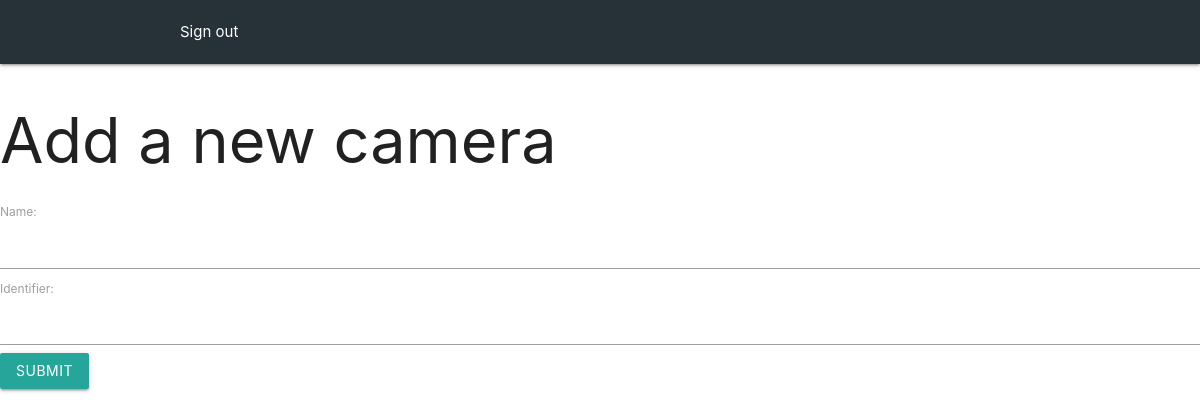
/dashboard/ (signed in), run on an earlier commit of the app's database.
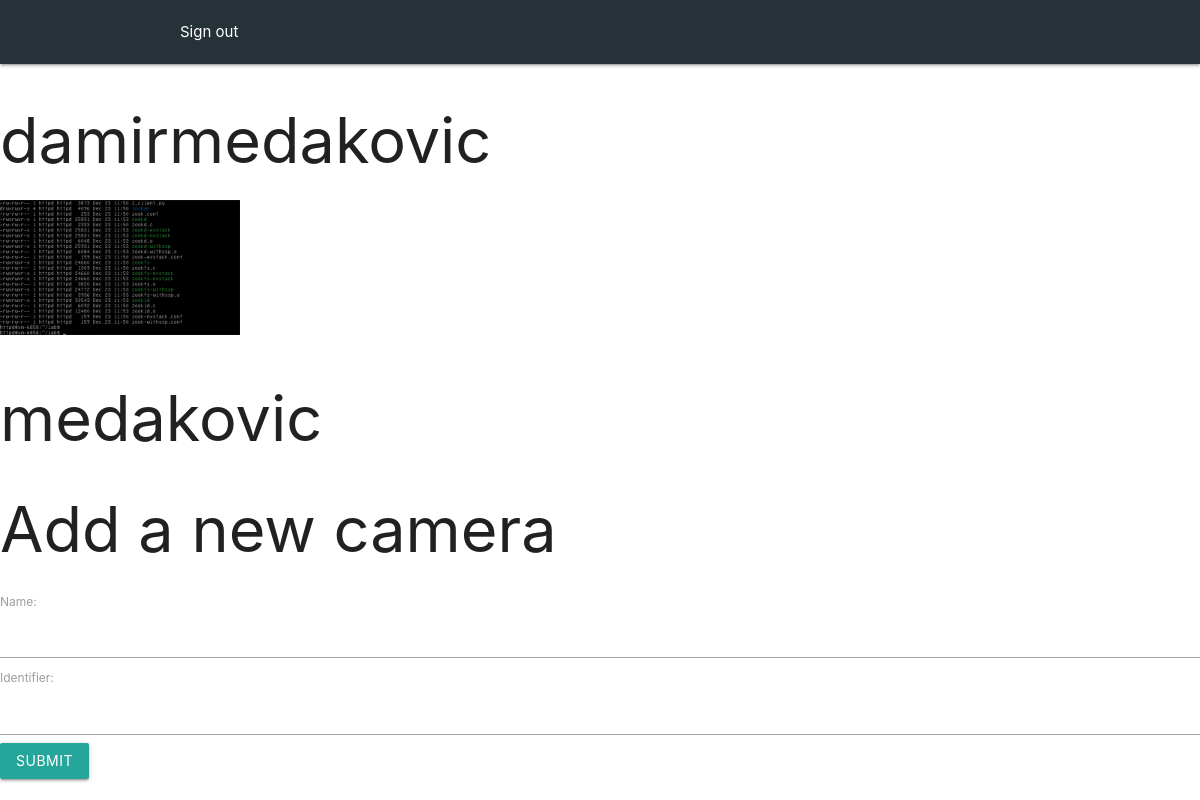
And on a later commit of the database.
### dashboard/models.py (models this page shows, shortened)
class SecurityCamera(models.Model):
    name = models.CharField(max_length=25, default="default name")
    owners = models.ManyToManyField(User, default=1, related_name='owners')
    identifier = models.CharField(max_length=25, default="default")

### dashboard/views.py (the view)
# urls.py: path('', views.home, name='home'),
def home(request):
	update_folders(request)
	form = AddCameraForm()
	owned_cameras = SecurityCamera.objects.filter(owners=request.user)
	owned_cameras_id = []
	for camera in owned_cameras:
		owned_cameras_id.append(camera.identifier)
	owned_cameras_id = set(owned_cameras_id)
	cameras_dictionary = {}
	for cam in owned_cameras_id:
		cameras_dictionary[f'{cam}'] = os.listdir(f'surveillance/media/{cam}')
	context = {'cameras_dictionary': cameras_dictionary,
			   'camera_form': form
				}
	return render(request, "dashboard/home.html", context)

### dashboard/forms.py
class AddCameraForm(forms.Form):
	name = forms.CharField(max_length=25)
	identifier = forms.CharField(max_length=25)

### dashboard/views.py (called while the page is built)
def update_folders(request):
	owned_cameras = SecurityCamera.objects.filter(owners=request.user)
	owned_cameras_id = []
	for camera in owned_cameras:
		owned_cameras_id.append(camera.identifier)
	owned_cameras_id = set(owned_cameras_id)
	existing_folders = os.listdir('surveillance/media/')
	existing_folders.remove('client_script.py')
	for fld in owned_cameras_id:
		if fld not in existing_folders:
			relative_path = f'surveillance/media/{fld}'
			path = os.path.join(BASE_DIR, relative_path)
			os.mkdir(path)

### dashboard/templates/dashboard/home.html (shortened to what this page needs)
<!DOCTYPE html>
<html lang="en">
<head>
    {% load static %}
    <link rel="stylesheet" href="https://cdnjs.cloudflare.com/ajax/libs/materialize/1.0.0/css/materialize.min.css">
</head>
<body>
<nav class="nav blue-grey darken-4">
    <div class="nav-wrapper">
        <div class="container">
            <a href="{% url 'users:logout' %}">Sign out</a>
        </div>
    </div>
</nav>
    {% for key, values in cameras_dictionary.items %}
    <h1>{{key}}</h1>
    {% for v in values %}
    <img src="/media/{{key}}/{{v}}" width=240>
    {% endfor %}
    {% endfor %}
<h1>Add a new camera</h1>
<form action="create-camera/" method="POST">
    {{ camera_form }}
    <button type='submit' class="waves-effect waves-light btn">Submit</button>
</form>

### dashboard/templates/dashboard/home.html (style rules this page uses)
a { color: black; text-decoration: none; }

What changed in the data, as far as the page shows it:
added SecurityCamera: cameras_dictionary "damirmedakovic", identifier (picture)
added SecurityCamera: cameras_dictionary "medakovic"
